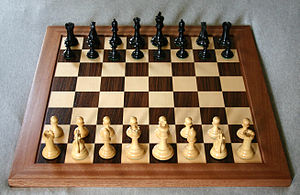
#> input picture IA/chess.jpg, 300 x 195 px
$ jupyter execute Sample.ipynb
#> lines starting #> are read from the running program, lines starting #| are printed output that depends on the picture
[cell 1]
import cv2 as cv
from matplotlib import pyplot as plt
img = cv.imread('chess.jpg', 0)
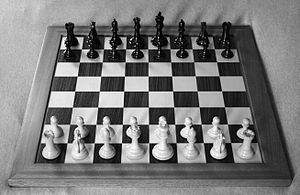
#> img: shape (195, 300); min 0, max 255, mean 121.6
laplacian = cv.Laplacian(img, cv.CV_8U)
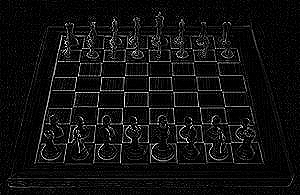
#> laplacian: shape (195, 300); min 0, max 255, mean 15.9
sobelx = cv.Sobel(img, cv.CV_8U, 1, 0, ksize=3)
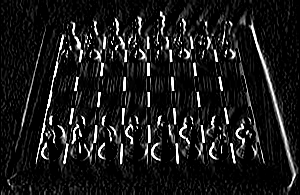
#> sobelx: shape (195, 300); min 0, max 255, mean 26.6
sobely = cv.Sobel(img, cv.CV_8U, 0, 1, ksize=3)
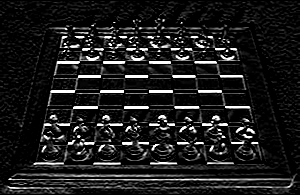
#> sobely: shape (195, 300); min 0, max 255, mean 28.4
plt.subplot(2, 2, 1), plt.imshow(img, cmap='gray')
plt.title('Original'), plt.xticks([]), plt.yticks([])
plt.subplot(2, 2, 2), plt.imshow(laplacian, cmap='gray')
plt.title('Laplacian'), plt.xticks([]), plt.yticks([])
plt.subplot(2, 2, 3), plt.imshow(sobelx, cmap='gray')
plt.title('Sobel X'), plt.xticks([]), plt.yticks([])
plt.subplot(2, 2, 4), plt.imshow(sobely, cmap='gray')
plt.title('Sobel Y'), plt.xticks([]), plt.yticks([])
